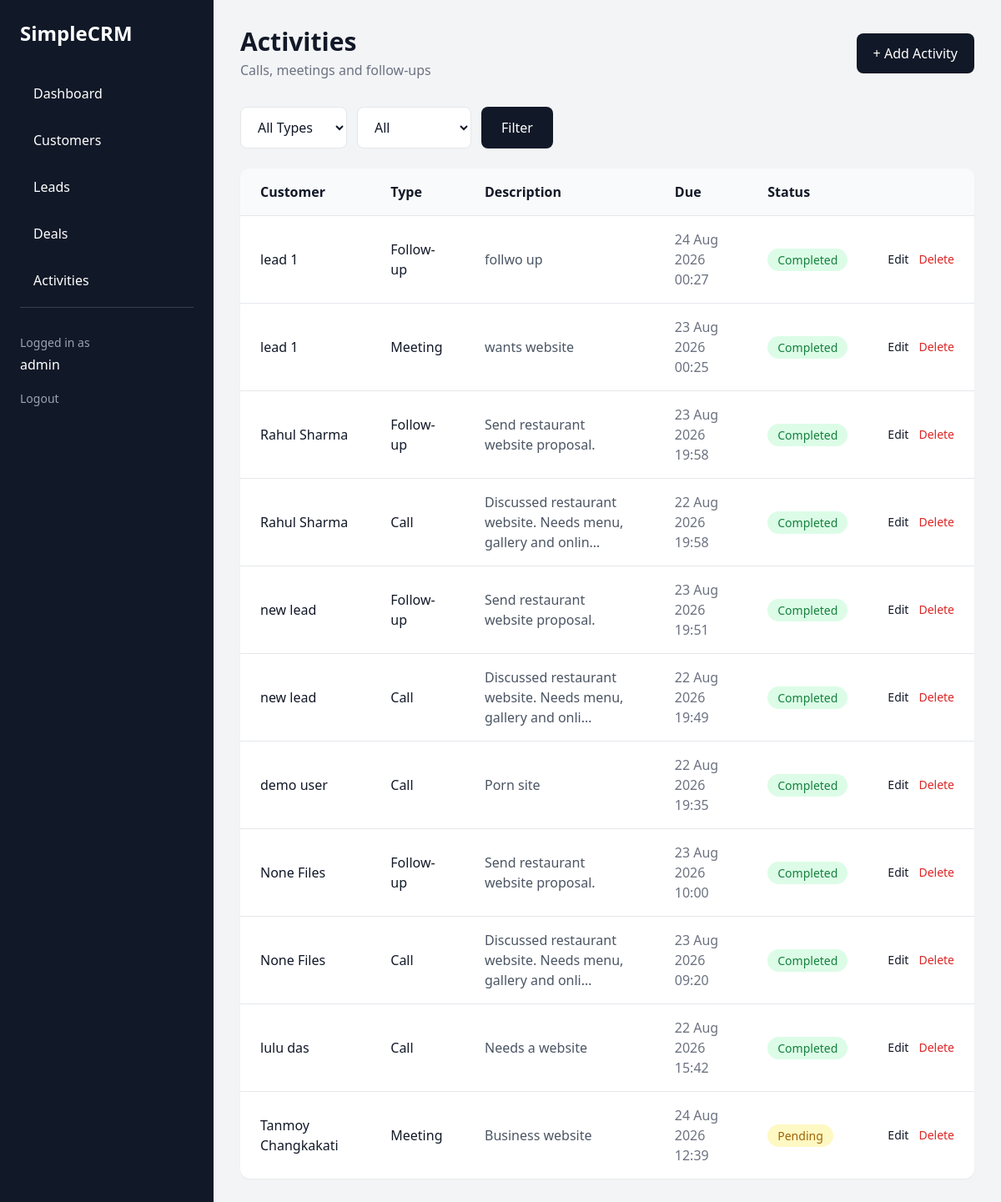
/activities/ (signed in), run on the app's committed database.
### crm/models.py (models this page shows, shortened)
class Activity(models.Model):
    TYPE_CHOICES = [
        ("call", "Call"),
        ("meeting", "Meeting"),
        ("note", "Note"),
        ("followup", "Follow-up"),
    ]
    lead = models.ForeignKey(
        Lead,
        on_delete=models.CASCADE,
        related_name="activities",
        null=True,
        blank=True,
    )
    customer = models.ForeignKey(
        Customer,
        on_delete=models.CASCADE,
        related_name="activities",
        null=True,
        blank=True,
    )
    activity_type = models.CharField(
        max_length=20,
        choices=TYPE_CHOICES
    )
    description = models.TextField()
    due_date = models.DateTimeField(
        null=True,
        blank=True
    )
    owner = models.ForeignKey(
    User,
    on_delete=models.SET_NULL,
    null=True,
    blank=True,
    related_name="activities",
    )
    completed = models.BooleanField(default=False)
    created_at = models.DateTimeField(auto_now_add=True)

class Lead(models.Model):
    STATUS_CHOICES = [
        ("new", "New"),
        ("contacted", "Contacted"),
        ("qualified", "Qualified"),
        ("converted", "Converted"),
        ("lost", "Lost"),
    ]
    name = models.CharField(max_length=150)
    email = models.EmailField(blank=True)
    phone = models.CharField(max_length=30, blank=True)
    company = models.CharField(max_length=150, blank=True)
    source = models.CharField(max_length=100, blank=True)
    status = models.CharField(
        max_length=20,
        choices=STATUS_CHOICES,
        default="new"
    )
    notes = models.TextField(blank=True)
    converted_customer = models.OneToOneField(
        "Customer",
        on_delete=models.SET_NULL,
        null=True,
        blank=True,
        related_name="converted_lead",
    )
    owner = models.ForeignKey(
    User,
    on_delete=models.SET_NULL,
    null=True,
    blank=True,
    related_name="leads",
    )
    created_at = models.DateTimeField(auto_now_add=True)

class Customer(models.Model):
    STATUS_CHOICES = [
        ("active", "Active"),
        ("inactive", "Inactive"),
    ]
    name = models.CharField(max_length=150)
    email = models.EmailField(blank=True)
    phone = models.CharField(max_length=30, blank=True)
    company = models.CharField(max_length=150, blank=True)
    notes = models.TextField(blank=True)
    status = models.CharField(
        max_length=20,
        choices=STATUS_CHOICES,
        default="active"
    )
    owner = models.ForeignKey(
    User,
    on_delete=models.SET_NULL,
    null=True,
    blank=True,
    related_name="customers",
    )
    created_at = models.DateTimeField(auto_now_add=True)
    updated_at = models.DateTimeField(auto_now=True)

### crm/views.py (the view, shortened to what this page needs)
@login_required
def activity_list(request):
    if is_manager_or_admin(request.user):
        activities = Activity.objects.select_related(
            "lead",
            "customer"
        ).all()
    activity_type = request.GET.get("type", "")
    completed = request.GET.get("completed", "")
    if activity_type:
        activities = activities.filter(
            activity_type=activity_type
        )
    if completed == "yes":
        activities = activities.filter(
            completed=True
        )
    elif completed == "no":
        activities = activities.filter(
            completed=False
        )
    activities = activities.order_by("-created_at")
    return render(
        request,
        "crm/activities/list.html",
        {
            "activities": activities,
            "activity_type": activity_type,
            "completed": completed,
        }
    )

### crm/views.py (called while the page is built)
def is_manager_or_admin(user):
    return user.is_superuser or user.is_staff

### crm/templates/crm/activities/list.html (shortened to what this page needs)
{% extends "crm/base.html" %}
{% block content %}
<div class="flex justify-between items-center mb-8">
    <div>
        <h2 class="text-3xl font-bold">
            Activities
        </h2>
        <p class="text-gray-500 mt-1">
            Calls, meetings and follow-ups
        </p>
    </div>
    <a
        href="{% url 'activity_create' %}"
        class="bg-gray-900 text-white px-5 py-3 rounded-lg"
    >
        + Add Activity
    </a>
</div>
<form method="GET" class="mb-6">
    <div class="flex gap-3">
        <select
            name="type"
            class="border rounded-lg px-4 py-3 bg-white"
        >
            <option value="">
                All Types
            </option>
        </select>
        <select
            name="completed"
            class="border rounded-lg px-4 py-3 bg-white"
        >
            <option value="">
                All
            </option>
        </select>
        <button
            class="bg-gray-900 text-white px-6 rounded-lg"
        >
            Filter
        </button>
    </div>
</form>
<div class="bg-white rounded-xl shadow-sm overflow-hidden">
    <table class="w-full">
        <thead class="bg-gray-50 border-b">
            <tr>
                <th class="text-left px-6 py-4">
                    Customer
                </th>
                <th class="text-left px-6 py-4">
                    Type
                </th>
                <th class="text-left px-6 py-4">
                    Description
                </th>
                <th class="text-left px-6 py-4">
                    Due
                </th>
                <th class="text-left px-6 py-4">
                    Status
                </th>
                <th class="px-6 py-4">
                </th>
            </tr>
        </thead>
        <tbody class="divide-y">
            {% for activity in activities %}
            <tr class="hover:bg-gray-50">
                <td class="px-6 py-4">
                    {% if activity.lead %}
    <a
        href="{% url 'lead_detail' activity.lead.pk %}"
        class="font-medium hover:underline"
    >
        {{ activity.lead.name }}
    </a>
{% elif activity.customer %}
    <a
        href="{% url 'customer_detail' activity.customer.pk %}"
        class="font-medium hover:underline"
    >
        {{ activity.customer.name }}
    </a>
{% else %}
    <span class="text-gray-400">
        No contact
    </span>
{% endif %}
                </td>
                <td class="px-6 py-4">
                    {{ activity.get_activity_type_display }}
                </td>
                <td class="px-6 py-4 text-gray-600">
                    {{ activity.description|truncatechars:60 }}
                </td>
                <td class="px-6 py-4 text-gray-500">
                    {% if activity.due_date %}
                        {{ activity.due_date|date:"d M Y H:i" }}
                    {% else %}
                        -
                    {% endif %}
                </td>
                <td class="px-6 py-4">
                    {% if activity.completed %}
                        <span class="bg-green-100 text-green-700 px-3 py-1 rounded-full text-sm">
                            Completed
                        </span>
                    {% else %}
                        <span class="bg-yellow-100 text-yellow-700 px-3 py-1 rounded-full text-sm">
                            Pending
                        </span>
                    {% endif %}
                </td>
                <td class="px-6 py-4">
                    <div class="flex gap-3">
                        <a
                            href="{% url 'activity_edit' activity.pk %}"
                            class="text-sm hover:underline"
                        >
                            Edit
                        </a>
                        <a
                            href="{% url 'activity_delete' activity.pk %}"
                            class="text-sm text-red-600 hover:underline"
                        >
                            Delete
                        </a>
                    </div>
                </td>
            </tr>
            {% endfor %}
        </tbody>
    </table>
</div>
{% endblock %}

### crm/templates/crm/base.html (shortened to what this page needs)
<!DOCTYPE html>
<html lang="en">
<head>
    <script src="https://cdn.tailwindcss.com"></script>
</head>
<body class="bg-gray-100 text-gray-900">
    <div class="flex min-h-screen">
        <aside class="w-64 bg-gray-900 text-white p-6">
            <h1 class="text-2xl font-bold mb-8">
                SimpleCRM
            </h1>
            <nav class="space-y-2">
                <a href="{% url 'dashboard' %}"
                   class="block px-4 py-3 rounded-lg hover:bg-gray-800">
                    Dashboard
                </a>
                <a href="{% url 'customer_list' %}"
                    class="block px-4 py-3 rounded-lg hover:bg-gray-800">
                        Customers
                </a>
                <a
    href="{% url 'lead_list' %}"
    class="block px-4 py-3 rounded-lg hover:bg-gray-800"
>
    Leads
</a>
                <a
    href="{% url 'deal_list' %}"
    class="block px-4 py-3 rounded-lg hover:bg-gray-800"
>
    Deals
</a>
                <a
    href="{% url 'activity_list' %}"
    class="block px-4 py-3 rounded-lg hover:bg-gray-800"
>
    Activities
</a>
<div class="mt-auto pt-8 border-t border-gray-700">
    <p class="text-sm text-gray-400">
        Logged in as
    </p>
    <p class="font-medium mt-1">
        {{ request.user.username }}
    </p>
    <form
        method="POST"
        action="{% url 'logout' %}"
        class="mt-4"
    >
        <button
            type="submit"
            class="text-sm text-gray-400 hover:text-white"
        >
            Logout
        </button>
    </form>
</div>
            </nav>
        </aside>
        <main class="flex-1 p-8">
            {% block content %}
            {% endblock %}
        </main>
    </div>
</body>
</html>

### data on the page
Activity: lead.name "lead 1", activity_type "Follow-up", description "follwo up", due_date "24 Aug 2026 00:27", completed "Completed"
Activity: lead.name "lead 1", activity_type "Meeting", description "wants website", due_date "23 Aug 2026 00:25", completed "Completed"
Activity: lead.name "Rahul Sharma", activity_type "Follow-up", description "Send restaurant website proposal.", due_date "23 Aug 2026 19:58", completed "Completed"
Activity: lead.name "Rahul Sharma", activity_type "Call", description "Discussed restaurant website. Needs menu, gallery and onlin…", due_date "22 Aug 2026 19:58", completed "Completed"
Activity: lead.name "new lead", activity_type "Follow-up", description "Send restaurant website proposal.", due_date "23 Aug 2026 19:51", completed "Completed"
Activity: lead.name "new lead", activity_type "Call", description "Discussed restaurant website. Needs menu, gallery and onli…", due_date "22 Aug 2026 19:49", completed "Completed"
Activity: lead.name "demo user", activity_type "Call", description "Porn site", due_date "22 Aug 2026 19:35", completed "Completed"
Activity: lead.name "None Files", activity_type "Follow-up", description "Send restaurant website proposal.", due_date "23 Aug 2026 10:00", completed "Completed"
Activity: lead.name "None Files", activity_type "Call", description "Discussed restaurant website. Needs menu, gallery and onli…", due_date "23 Aug 2026 09:20", completed "Completed"
Activity: lead.name "lulu das", activity_type "Call", description "Needs a website", due_date "22 Aug 2026 15:42", completed "Completed"
Activity: customer.name "Tanmoy Changkakati", activity_type "Meeting", description "Business website", due_date "24 Aug 2026 12:39", completed "Pending"

### other printed values
{{ request.user.username }} "admin"
